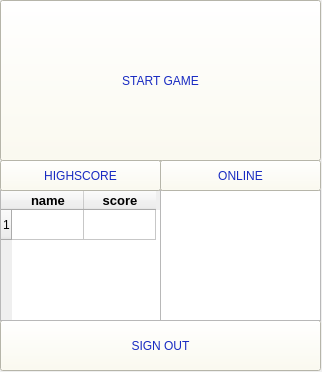
<?xml version="1.0" encoding="UTF-8"?>
<ui version="4.0">
 <class>Form</class>
 <widget class="QWidget" name="Form">
  <property name="geometry">
   <rect>
    <x>0</x>
    <y>0</y>
    <width>322</width>
    <height>372</height>
   </rect>
  </property>
  <property name="windowTitle">
   <string>options</string>
  </property>
  <widget class="QPushButton" name="startgame_button">
   <property name="geometry">
    <rect>
     <x>0</x>
     <y>0</y>
     <width>321</width>
     <height>161</height>
    </rect>
   </property>
   <property name="styleSheet">
    <string notr="true">background-color: rgb(255, 253, 237);
color: rgb(25, 43, 194);
font: 22pt &quot;Impact&quot;;</string>
   </property>
   <property name="text">
    <string>START GAME</string>
   </property>
  </widget>
  <widget class="QPushButton" name="highscore_button">
   <property name="geometry">
    <rect>
     <x>0</x>
     <y>160</y>
     <width>161</width>
     <height>31</height>
    </rect>
   </property>
   <property name="styleSheet">
    <string notr="true">background-color: rgb(255, 253, 237);
color: rgb(25, 43, 194);
font: 16pt &quot;Impact&quot;;</string>
   </property>
   <property name="text">
    <string>HIGHSCORE</string>
   </property>
  </widget>
  <widget class="QPushButton" name="online_button">
   <property name="geometry">
    <rect>
     <x>160</x>
     <y>160</y>
     <width>161</width>
     <height>31</height>
    </rect>
   </property>
   <property name="styleSheet">
    <string notr="true">background-color: rgb(255, 253, 237);
color: rgb(25, 43, 194);
font: 16pt &quot;Impact&quot;;</string>
   </property>
   <property name="text">
    <string>ONLINE</string>
   </property>
  </widget>
  <widget class="QPushButton" name="signout_button">
   <property name="geometry">
    <rect>
     <x>0</x>
     <y>320</y>
     <width>321</width>
     <height>51</height>
    </rect>
   </property>
   <property name="styleSheet">
    <string notr="true">background-color: rgb(255, 253, 237);
color: rgb(25, 43, 194);
font: 20pt &quot;Impact&quot;;</string>
   </property>
   <property name="text">
    <string>SIGN OUT</string>
   </property>
  </widget>
  <widget class="QListWidget" name="highscore_list">
   <property name="geometry">
    <rect>
     <x>0</x>
     <y>190</y>
     <width>161</width>
     <height>131</height>
    </rect>
   </property>
   <item>
    <property name="text">
     <string>New Item</string>
    </property>
   </item>
   <item>
    <property name="text">
     <string>New Item</string>
    </property>
   </item>
  </widget>
  <widget class="QListWidget" name="online_list">
   <property name="geometry">
    <rect>
     <x>160</x>
     <y>190</y>
     <width>161</width>
     <height>131</height>
    </rect>
   </property>
  </widget>
  <widget class="QTableWidget" name="highscore_table">
   <property name="geometry">
    <rect>
     <x>0</x>
     <y>190</y>
     <width>161</width>
     <height>131</height>
    </rect>
   </property>
   <property name="autoFillBackground">
    <bool>false</bool>
   </property>
   <property name="styleSheet">
    <string notr="true"/>
   </property>
   <property name="verticalScrollBarPolicy">
    <enum>Qt::ScrollBarAlwaysOff</enum>
   </property>
   <property name="horizontalScrollBarPolicy">
    <enum>Qt::ScrollBarAlwaysOff</enum>
   </property>
   <property name="sizeAdjustPolicy">
    <enum>QAbstractScrollArea::AdjustToContentsOnFirstShow</enum>
   </property>
   <property name="autoScrollMargin">
    <number>16</number>
   </property>
   <property name="columnCount">
    <number>2</number>
   </property>
   <attribute name="horizontalHeaderCascadingSectionResizes">
    <bool>false</bool>
   </attribute>
   <attribute name="horizontalHeaderMinimumSectionSize">
    <number>39</number>
   </attribute>
   <attribute name="horizontalHeaderDefaultSectionSize">
    <number>72</number>
   </attribute>
   <attribute name="verticalHeaderMinimumSectionSize">
    <number>22</number>
   </attribute>
   <row>
    <property name="text">
     <string>1</string>
    </property>
   </row>
   <column>
    <property name="text">
     <string>name</string>
    </property>
    <property name="font">
     <font>
      <pointsize>10</pointsize>
      <weight>75</weight>
      <bold>true</bold>
     </font>
    </property>
   </column>
   <column>
    <property name="text">
     <string>score</string>
    </property>
    <property name="font">
     <font>
      <pointsize>10</pointsize>
      <weight>75</weight>
      <bold>true</bold>
     </font>
    </property>
   </column>
  </widget>
  <zorder>startgame_button</zorder>
  <zorder>signout_button</zorder>
  <zorder>highscore_list</zorder>
  <zorder>online_list</zorder>
  <zorder>online_button</zorder>
  <zorder>highscore_table</zorder>
  <zorder>highscore_button</zorder>
 </widget>
 <resources/>
 <connections/>
</ui>
